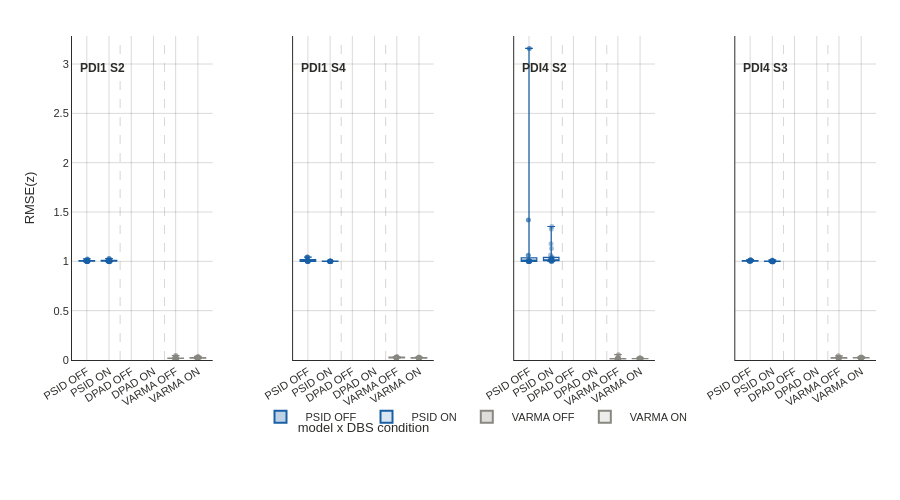

Notebook cell for this chart:
### Markdown cell above
## Fig 17: Session-mean RMSE strip/box plots

Per-participant box plots (trial-level RMSE) by model x DBS condition.
Six columns: PSID OFF/ON, DPAD OFF/ON, VARMA OFF/ON — one panel per session.

### Code cell
from dashboard.thesis.session_strip_rmse import collect_strip_figure_data, StripFigureData

strip_spec = THESIS_STRIP_PANELS[0]
panel_triplets = [(e.panel_label, e.triplet) for e in strip_spec.panels]
strip_data = collect_strip_figure_data(results_root, panel_triplets,
                                        strip_spec.channel_idx, split=strip_spec.split)
rng = np.random.default_rng(strip_spec.jitter_seed)

# --- Build strip/box figure (inlined) ---
data = strip_data
ncols = strip_spec.ncols
theme = strip_spec.theme
jitter = 0.10

n_panels = len(data.panels)
nrows = int(np.ceil(n_panels / max(1, ncols)))
paper_bg, plot_bg = paper_colors(theme)
grid = grid_color(theme)
fg = true_line_color(theme)

fig = make_subplots(rows=nrows, cols=ncols, shared_yaxes=True,
                    horizontal_spacing=0.10, vertical_spacing=0.14)

models = ["PSID", "DPAD", "VARMA"]
model_colors = [COLOR_PSID, COLOR_DPAD, COLOR_VARMA]
# Cell order: 0=PSID-OFF, 1=PSID-ON, 2=DPAD-OFF, 3=DPAD-ON, 4=VARMA-OFF, 5=VARMA-ON
_OFF_CELLS = [0, 2, 4]
_ON_CELLS  = [1, 3, 5]

def _hex_to_rgba(hex_color, alpha):
    h = hex_color.lstrip("#")
    r, g, b = int(h[0:2], 16), int(h[2:4], 16), int(h[4:6], 16)
    return f"rgba({r},{g},{b},{alpha})"

for pi, panel in enumerate(data.panels):
    row = pi // ncols + 1
    col = pi % ncols + 1
    show_leg = pi == 0

    for mi, (model, mc, off_cell, on_cell) in enumerate(
        zip(models, model_colors, _OFF_CELLS, _ON_CELLS)
    ):
        for cond_label, cell_idx, alpha in (("OFF", off_cell, 0.80), ("ON", on_cell, 0.45)):
            vals = panel.trial_rmse[cell_idx]
            if not vals:
                continue
            arr = [v for v in vals if np.isfinite(v)]
            if not arr:
                continue
            xpos = mi * 2 + (0 if cond_label == "OFF" else 1)
            leg_name = f"{model} {cond_label}"
            # Box plot (quartiles)
            fig.add_trace(go.Box(
                y=arr, x=[xpos] * len(arr), name=leg_name,
                marker_color=mc, line=dict(color=mc, width=1.2),
                fillcolor=_hex_to_rgba(mc, alpha * 0.35),
                boxpoints=False, quartilemethod="exclusive",
                showlegend=show_leg, legendgroup=leg_name, width=0.7,
            ), row=row, col=col)
            # Jittered dots overlay
            jt = rng.uniform(-jitter * 0.4, jitter * 0.4, size=len(arr))
            fig.add_trace(go.Scatter(
                x=[xpos + jt[i] for i in range(len(arr))], y=arr, mode="markers",
                marker=dict(size=5, color=_hex_to_rgba(mc, alpha * 0.85), line=dict(width=0)),
                showlegend=False, legendgroup=leg_name,
                hovertemplate=f"{leg_name}<br>%{{y:.3f}}<extra></extra>",
            ), row=row, col=col)

    # Panel label annotation (top-left)
    fig.add_annotation(
        row=row, col=col, xref="x domain", yref="y domain",
        x=0.04, y=0.93, xanchor="left", yanchor="top",
        text=f"<b>{panel.panel_label}</b>", showarrow=False,
        font=dict(size=FONT_SIZE_BASE, family=FONT_FAMILY, color=fg),
    )
    # Vertical separators between model groups
    for xv in (1.5, 3.5):
        fig.add_shape(
            type="line", xref="x", yref="y", x0=xv, x1=xv, y0=0, y1=data.y_max,
            line=dict(color=COLOR_SEPARATOR, width=0.7, dash="dash"),
            opacity=0.5, row=row, col=col,
        )

# X-axis tick labels: model x DBS condition
x_tick_vals = [0, 1, 2, 3, 4, 5]
x_tick_text = ["PSID\nOFF", "PSID\nON", "DPAD\nOFF", "DPAD\nON", "VARMA\nOFF", "VARMA\nON"]
c_title = max(1, (ncols + 1) // 2)

for r in range(1, nrows + 1):
    for c in range(1, ncols + 1):
        idx = (r - 1) * ncols + (c - 1)
        if idx >= n_panels:
            fig.update_xaxes(visible=False, row=r, col=c)
            fig.update_yaxes(visible=False, row=r, col=c)
            continue
        fig.update_yaxes(
            range=[0, data.y_max], showgrid=True, gridcolor=grid,
            showline=True, linecolor=fg, linewidth=1,
            tickfont=dict(size=FONT_SIZE_TICK), row=r, col=c,
        )
        if c == 1:
            fig.update_yaxes(title_text=rmse_axis_label(),
                             title_font=dict(size=FONT_SIZE_LABEL, family=FONT_FAMILY),
                             row=r, col=c)
        if r < nrows:
            fig.update_xaxes(showticklabels=False, row=r, col=c)
        else:
            xt = "model x DBS condition" if c == c_title else ""
            fig.update_xaxes(
                tickmode="array", tickvals=x_tick_vals, ticktext=x_tick_text,
                tickangle=-32, tickfont=dict(size=FONT_SIZE_TICK - 1),
                title_text=xt, title_font=dict(size=FONT_SIZE_LABEL, family=FONT_FAMILY),
                automargin=True, row=r, col=c,
            )

apply_thesis_style(fig, theme, height=max(FIGURE_HEIGHT, 180 * nrows + 120),
                   margin=dict(l=72, r=24, t=36, b=140), hovermode="closest", legend_y=-0.22)
fig.update_layout(boxmode="overlay")
fig.write_image(str(OUT / 'fig_017_strip_plots.png'), width=1200, height=600, scale=2)
fig.show()
print(
    "Fig 17: Per-session box-plus-strip of test-trial behavioural RMSE (z-scored, channel 0). "
    "Each panel is one session; columns are PSID/DPAD/VARMA x DBS OFF/ON. "
    f"Sessions: {', '.join(p.panel_label for p in strip_data.panels)}."
)

### Figure 1 — Plotly figure (JSON) as saved in the notebook; plotly's stock layout.template omitted (floating-point values rounded to 4 significant figures)
{"data": [{"boxpoints": false, "fillcolor": "rgba(24,95,165,0.27999999999999997)", "legendgroup": "PSID OFF", "line": {"color": "#185FA5", "width": 1.2}, "marker": {"color": "#185FA5"}, "name": "PSID OFF", "quartilemethod": "exclusive", "showlegend": true, "type": "box", "width": 0.7, "x": [0, 0, 0, 0, 0, 0, 0, 0, 0, 0, 0, 0, 0, 0, 0, 0, 0, 0, 0, 0], "xaxis": "x", "y": [0.9977, 1.001, 1.015, 1.002, 1.006, 1.001, 1.004, 1.002, 1.006, 1.005, 1.011, 1.002, 1.011, 1.024, 1.001, 1.003, 0.9989, 1.007, 1.004, 1.003], "yaxis": "y"}, {"hovertemplate": "PSID OFF<br>%{y:.3f}<extra></extra>", "legendgroup": "PSID OFF", "marker": {"color": "rgba(24,95,165,0.68)", "line": {"width": 0}, "size": 5}, "mode": "markers", "showlegend": false, "type": "scatter", "x": [0.02192, -0.00489, 0.02869, 0.01579, -0.03247, 0.03805, 0.02089, 0.02289, -0.02975, -0.003969, -0.01034, 0.03414, 0.01151, 0.02582, -0.004527, -0.02182, 0.004367, -0.03489, 0.02621, 0.01053], "xaxis": "x", "y": [0.9977, 1.001, 1.015, 1.002, 1.006, 1.001, 1.004, 1.002, 1.006, 1.005, 1.011, 1.002, 1.011, 1.024, 1.001, 1.003, 0.9989, 1.007, 1.004, 1.003], "yaxis": "y"}, {"boxpoints": false, "fillcolor": "rgba(24,95,165,0.1575)", "legendgroup": "PSID ON", "line": {"color": "#185FA5", "width": 1.2}, "marker": {"color": "#185FA5"}, "name": "PSID ON", "quartilemethod": "exclusive", "showlegend": true, "type": "box", "width": 0.7, "x": [1, 1, 1, 1, 1, 1, 1, 1, 1, 1, 1, 1, 1, 1, 1, 1, 1, 1, 1, 1, 1, 1, 1, 1], "xaxis": "x", "y": [1.004, 1.028, 0.996, 1.011, 0.9957, 1.007, 0.9994, 0.9998, 1.001, 1.006, 1.015, 1.001, 1.004, 1.001, 1.005, 1.002, 1.003, 1.001, 1.001, 1.024, 1.013, 1.0, 1.028, 1.005], "yaxis": "y"}, {"hovertemplate": "PSID ON<br>%{y:.3f}<extra></extra>", "legendgroup": "PSID ON", "marker": {"color": "rgba(24,95,165,0.3825)", "line": {"width": 0}, "size": 5}, "mode": "markers", "showlegend": false, "type": "scatter", "x": [1.021, 0.9884, 1.038, 1.031, 1.022, 0.9756, 0.9973, 0.9635, 0.9723, 1.015, 1.02, 1.037, 0.9861, 0.9896, 0.9976, 0.9752, 0.9704, 0.9981, 0.9782, 1.014, 0.995, 1.027, 1.016, 0.985], "xaxis": "x", "y": [1.004, 1.028, 0.996, 1.011, 0.9957, 1.007, 0.9994, 0.9998, 1.001, 1.006, 1.015, 1.001, 1.004, 1.001, 1.005, 1.002, 1.003, 1.001, 1.001, 1.024, 1.013, 1.0, 1.028, 1.005], "yaxis": "y"}, {"boxpoints": false, "fillcolor": "rgba(136,135,128,0.27999999999999997)", "legendgroup": "VARMA OFF", "line": {"color": "#888780", "width": 1.2}, "marker": {"color": "#888780"}, "name": "VARMA OFF", "quartilemethod": "exclusive", "showlegend": true, "type": "box", "width": 0.7, "x": [4, 4, 4, 4, 4, 4, 4, 4, 4, 4, 4, 4, 4, 4, 4, 4, 4, 4, 4, 4], "xaxis": "x", "y": [0.01526, 0.01755, 0.03252, 0.02091, 0.01437, 0.01914, 0.01994, 0.01855, 0.02088, 0.02021, 0.01486, 0.01552, 0.01918, 0.04486, 0.0166, 0.01762, 0.02016, 0.01697, 0.01618, 0.01978], "yaxis": "y"}, {"hovertemplate": "VARMA OFF<br>%{y:.3f}<extra></extra>", "legendgroup": "VARMA OFF", "marker": {"color": "rgba(136,135,128,0.68)", "line": {"width": 0}, "size": 5}, "mode": "markers", "showlegend": false, "type": "scatter", "x": [4.027, 4.024, 3.991, 3.983, 4.015, 3.971, 3.976, 3.961, 4.023, 4.013, 4.016, 4.022, 3.997, 4.005, 3.971, 3.969, 4.013, 3.998, 4.005, 4.021], "xaxis": "x", "y": [0.01526, 0.01755, 0.03252, 0.02091, 0.01437, 0.01914, 0.01994, 0.01855, 0.02088, 0.02021, 0.01486, 0.01552, 0.01918, 0.04486, 0.0166, 0.01762, 0.02016, 0.01697, 0.01618, 0.01978], "yaxis": "y"}, {"boxpoints": false, "fillcolor": "rgba(136,135,128,0.1575)", "legendgroup": "VARMA ON", "line": {"color": "#888780", "width": 1.2}, "marker": {"color": "#888780"}, "name": "VARMA ON", "quartilemethod": "exclusive", "showlegend": true, "type": "box", "width": 0.7, "x": [5, 5, 5, 5, 5, 5, 5, 5, 5, 5, 5, 5, 5, 5, 5, 5, 5, 5, 5, 5, 5, 5, 5, 5], "xaxis": "x", "y": [0.01617, 0.01914, 0.03057, 0.02597, 0.02465, 0.02813, 0.02217, 0.02249, 0.01967, 0.01452, 0.01781, 0.01479, 0.03091, 0.02235, 0.03761, 0.0328, 0.02337, 0.02263, 0.0246, 0.02108, 0.02251, 0.0176, 0.02312, 0.0186], "yaxis": "y"}, {"hovertemplate": "VARMA ON<br>%{y:.3f}<extra></extra>", "legendgroup": "VARMA ON", "marker": {"color": "rgba(136,135,128,0.3825)", "line": {"width": 0}, "size": 5}, "mode": "markers", "showlegend": false, "type": "scatter", "x": [5.011, 5.004, 5.005, 4.984, 4.962, 4.995, 4.977, 4.993, 5.028, 4.979, 4.965, 4.983, 4.983, 5.013, 5.005, 5.023, 5.013, 4.993, 5.025, 4.973, 4.962, 4.967, 5.018, 4.997], "xaxis": "x", "y": [0.01617, 0.01914, 0.03057, 0.02597, 0.02465, 0.02813, 0.02217, 0.02249, 0.01967, 0.01452, 0.01781, 0.01479, 0.03091, 0.02235, 0.03761, 0.0328, 0.02337, 0.02263, 0.0246, 0.02108, 0.02251, 0.0176, 0.02312, 0.0186], "yaxis": "y"}, {"boxpoints": false, "fillcolor": "rgba(24,95,165,0.27999999999999997)", "legendgroup": "PSID OFF", "line": {"color": "#185FA5", "width": 1.2}, "marker": {"color": "#185FA5"}, "name": "PSID OFF", "quartilemethod": "exclusive", "showlegend": false, "type": "box", "width": 0.7, "x": [0, 0, 0, 0, 0, 0, 0, 0, 0, 0, 0], "xaxis": "x2", "y": [1.0, 1.009, 1.018, 1.001, 1.043, 1.0, 1.003, 1.0, 1.002, 1.043, 1.003], "yaxis": "y2"}, {"hovertemplate": "PSID OFF<br>%{y:.3f}<extra></extra>", "legendgroup": "PSID OFF", "marker": {"color": "rgba(24,95,165,0.68)", "line": {"width": 0}, "size": 5}, "mode": "markers", "showlegend": false, "type": "scatter", "x": [-0.0271, 8.358e-05, -0.02782, 0.01571, -0.004307, -0.009518, -0.01588, 0.01042, -0.01105, -0.03299, -0.03056], "xaxis": "x2", "y": [1.0, 1.009, 1.018, 1.001, 1.043, 1.0, 1.003, 1.0, 1.002, 1.043, 1.003], "yaxis": "y2"}, {"boxpoints": false, "fillcolor": "rgba(24,95,165,0.1575)", "legendgroup": "PSID ON", "line": {"color": "#185FA5", "width": 1.2}, "marker": {"color": "#185FA5"}, "name": "PSID ON", "quartilemethod": "exclusive", "showlegend": false, "type": "box", "width": 0.7, "x": [1, 1, 1, 1, 1, 1, 1, 1, 1, 1, 1, 1, 1, 1, 1, 1, 1, 1, 1, 1, 1], "xaxis": "x2", "y": [1.001, 1.001, 1.001, 1.001, 1.001, 1.002, 1.001, 1.001, 1.0, 1.001, 1.001, 1.001, 1.001, 1.002, 1.0, 1.001, 1.001, 1.0, 1.0, 1.001, 1.001], "yaxis": "y2"}, {"hovertemplate": "PSID ON<br>%{y:.3f}<extra></extra>", "legendgroup": "PSID ON", "marker": {"color": "rgba(24,95,165,0.3825)", "line": {"width": 0}, "size": 5}, "mode": "markers", "showlegend": false, "type": "scatter", "x": [1.037, 1.033, 1.016, 0.9813, 1.038, 1.022, 1.017, 0.9959, 0.9818, 0.9677, 1.032, 0.9965, 0.9762, 0.9845, 1.006, 0.9741, 1.029, 1.021, 1.018, 0.9946, 1.01], "xaxis": "x2", "y": [1.001, 1.001, 1.001, 1.001, 1.001, 1.002, 1.001, 1.001, 1.0, 1.001, 1.001, 1.001, 1.001, 1.002, 1.0, 1.001, 1.001, 1.0, 1.0, 1.001, 1.001], "yaxis": "y2"}, {"boxpoints": false, "fillcolor": "rgba(136,135,128,0.27999999999999997)", "legendgroup": "VARMA OFF", "line": {"color": "#888780", "width": 1.2}, "marker": {"color": "#888780"}, "name": "VARMA OFF", "quartilemethod": "exclusive", "showlegend": false, "type": "box", "width": 0.7, "x": [4, 4, 4, 4, 4, 4, 4, 4, 4, 4, 4], "xaxis": "x2", "y": [0.03441, 0.02413, 0.02821, 0.01894, 0.02415, 0.02889, 0.01964, 0.02166, 0.0211, 0.02556, 0.0205], "yaxis": "y2"}, {"hovertemplate": "VARMA OFF<br>%{y:.3f}<extra></extra>", "legendgroup": "VARMA OFF", "marker": {"color": "rgba(136,135,128,0.68)", "line": {"width": 0}, "size": 5}, "mode": "markers", "showlegend": false, "type": "scatter", "x": [4.007, 4.012, 3.967, 3.993, 3.963, 4.0, 3.986, 3.972, 3.968, 4.007, 3.974], "xaxis": "x2", "y": [0.03441, 0.02413, 0.02821, 0.01894, 0.02415, 0.02889, 0.01964, 0.02166, 0.0211, 0.02556, 0.0205], "yaxis": "y2"}, {"boxpoints": false, "fillcolor": "rgba(136,135,128,0.1575)", "legendgroup": "VARMA ON", "line": {"color": "#888780", "width": 1.2}, "marker": {"color": "#888780"}, "name": "VARMA ON", "quartilemethod": "exclusive", "showlegend": false, "type": "box", "width": 0.7, "x": [5, 5, 5, 5, 5, 5, 5, 5, 5, 5, 5, 5, 5, 5, 5, 5, 5, 5, 5, 5, 5], "xaxis": "x2", "y": [0.0193, 0.02286, 0.02992, 0.02361, 0.0207, 0.01974, 0.01879, 0.02424, 0.0208, 0.01937, 0.02298, 0.01944, 0.02154, 0.01889, 0.02001, 0.01951, 0.02716, 0.01922, 0.023, 0.01993, 0.0275], "yaxis": "y2"}, {"hovertemplate": "VARMA ON<br>%{y:.3f}<extra></extra>", "legendgroup": "VARMA ON", "marker": {"color": "rgba(136,135,128,0.3825)", "line": {"width": 0}, "size": 5}, "mode": "markers", "showlegend": false, "type": "scatter", "x": [5.034, 5.006, 4.988, 5.007, 4.962, 5.037, 4.999, 5.023, 4.967, 4.999, 4.999, 5.035, 5.006, 4.998, 4.981, 4.987, 5.002, 4.995, 4.962, 5.026, 5.032], "xaxis": "x2", "y": [0.0193, 0.02286, 0.02992, 0.02361, 0.0207, 0.01974, 0.01879, 0.02424, 0.0208, 0.01937, 0.02298, 0.01944, 0.02154, 0.01889, 0.02001, 0.01951, 0.02716, 0.01922, 0.023, 0.01993, 0.0275], "yaxis": "y2"}, {"boxpoints": false, "fillcolor": "rgba(24,95,165,0.27999999999999997)", "legendgroup": "PSID OFF", "line": {"color": "#185FA5", "width": 1.2}, "marker": {"color": "#185FA5"}, "name": "PSID OFF", "quartilemethod": "exclusive", "showlegend": false, "type": "box", "width": 0.7, "x": [0, 0, 0, 0, 0, 0, 0, 0, 0, 0, 0, 0], "xaxis": "x3", "y": [1.419, 1.001, 1.011, 0.9986, 0.999, 3.158, 1.002, 1.005, 1.062, 1.003, 1.001, 1.0], "yaxis": "y3"}, {"hovertemplate": "PSID OFF<br>%{y:.3f}<extra></extra>", "legendgroup": "PSID OFF", "marker": {"color": "rgba(24,95,165,0.68)", "line": {"width": 0}, "size": 5}, "mode": "markers", "showlegend": false, "type": "scatter", "x": [-0.02878, 0.004323, -0.03131, 0.01378, -0.0175, 0.01275, 0.01816, 0.02149, -0.03138, 0.03328, -0.02158, -0.03701], "xaxis": "x3", "y": [1.419, 1.001, 1.011, 0.9986, 0.999, 3.158, 1.002, 1.005, 1.062, 1.003, 1.001, 1.0], "yaxis": "y3"}, {"boxpoints": false, "fillcolor": "rgba(24,95,165,0.1575)", "legendgroup": "PSID ON", "line": {"color": "#185FA5", "width": 1.2}, "marker": {"color": "#185FA5"}, "name": "PSID ON", "quartilemethod": "exclusive", "showlegend": false, "type": "box", "width": 0.7, "x": [1, 1, 1, 1, 1, 1, 1, 1, 1, 1, 1, 1, 1, 1, 1, 1, 1, 1, 1, 1, 1, 1, 1, 1], "xaxis": "x3", "y": [1.006, 1.177, 1.015, 1.034, 1.018, 1.026, 1.003, 1.328, 1.016, 1.0, 1.014, 1.015, 1.011, 1.035, 1.002, 1.006, 1.353, 1.044, 0.9997, 1.009, 1.006, 1.129, 1.023, 1.065], "yaxis": "y3"}, {"hovertemplate": "PSID ON<br>%{y:.3f}<extra></extra>", "legendgroup": "PSID ON", "marker": {"color": "rgba(24,95,165,0.3825)", "line": {"width": 0}, "size": 5}, "mode": "markers", "showlegend": false, "type": "scatter", "x": [1.004, 0.9897, 1.026, 1.025, 0.9854, 1.036, 0.9833, 1.001, 0.9805, 1.035, 0.9732, 0.9636, 0.9948, 1.039, 1.031, 1.02, 1.031, 1.031, 1.002, 0.9853, 1.022, 1.013, 0.9899, 0.9676], "xaxis": "x3", "y": [1.006, 1.177, 1.015, 1.034, 1.018, 1.026, 1.003, 1.328, 1.016, 1.0, 1.014, 1.015, 1.011, 1.035, 1.002, 1.006, 1.353, 1.044, 0.9997, 1.009, 1.006, 1.129, 1.023, 1.065], "yaxis": "y3"}, {"boxpoints": false, "fillcolor": "rgba(136,135,128,0.27999999999999997)", "legendgroup": "VARMA OFF", "line": {"color": "#888780", "width": 1.2}, "marker": {"color": "#888780"}, "name": "VARMA OFF", "quartilemethod": "exclusive", "showlegend": false, "type": "box", "width": 0.7, "x": [4, 4, 4, 4, 4, 4, 4, 4, 4, 4, 4, 4], "xaxis": "x3", "y": [0.02241, 0.01195, 0.01358, 0.01127, 0.01486, 0.05401, 0.01403, 0.01128, 0.01513, 0.01157, 0.01254, 0.01249], "yaxis": "y3"}, {"hovertemplate": "VARMA OFF<br>%{y:.3f}<extra></extra>", "legendgroup": "VARMA OFF", "marker": {"color": "rgba(136,135,128,0.68)", "line": {"width": 0}, "size": 5}, "mode": "markers", "showlegend": false, "type": "scatter", "x": [4.02, 3.981, 4.035, 3.979, 3.97, 4.026, 3.972, 3.974, 4.008, 4.03, 3.976, 3.985], "xaxis": "x3", "y": [0.02241, 0.01195, 0.01358, 0.01127, 0.01486, 0.05401, 0.01403, 0.01128, 0.01513, 0.01157, 0.01254, 0.01249], "yaxis": "y3"}, {"boxpoints": false, "fillcolor": "rgba(136,135,128,0.1575)", "legendgroup": "VARMA ON", "line": {"color": "#888780", "width": 1.2}, "marker": {"color": "#888780"}, "name": "VARMA ON", "quartilemethod": "exclusive", "showlegend": false, "type": "box", "width": 0.7, "x": [5, 5, 5, 5, 5, 5, 5, 5, 5, 5, 5, 5, 5, 5, 5, 5, 5, 5, 5, 5, 5, 5, 5, 5], "xaxis": "x3", "y": [0.01264, 0.01522, 0.01323, 0.01801, 0.01198, 0.01495, 0.01407, 0.02026, 0.01244, 0.01272, 0.01322, 0.01352, 0.0136, 0.014, 0.01169, 0.0142, 0.02183, 0.01699, 0.01214, 0.01467, 0.01325, 0.0144, 0.02241, 0.01268], "yaxis": "y3"}, {"hovertemplate": "VARMA ON<br>%{y:.3f}<extra></extra>", "legendgroup": "VARMA ON", "marker": {"color": "rgba(136,135,128,0.3825)", "line": {"width": 0}, "size": 5}, "mode": "markers", "showlegend": false, "type": "scatter", "x": [5.022, 5.038, 5.0, 4.972, 4.961, 4.978, 4.971, 5.014, 4.97, 5.001, 5.016, 5.006, 4.976, 5.024, 5.017, 5.019, 4.97, 4.97, 5.034, 4.992, 4.984, 4.999, 5.013, 5.036], "xaxis": "x3", "y": [0.01264, 0.01522, 0.01323, 0.01801, 0.01198, 0.01495, 0.01407, 0.02026, 0.01244, 0.01272, 0.01322, 0.01352, 0.0136, 0.014, 0.01169, 0.0142, 0.02183, 0.01699, 0.01214, 0.01467, 0.01325, 0.0144, 0.02241, 0.01268], "yaxis": "y3"}, {"boxpoints": false, "fillcolor": "rgba(24,95,165,0.27999999999999997)", "legendgroup": "PSID OFF", "line": {"color": "#185FA5", "width": 1.2}, "marker": {"color": "#185FA5"}, "name": "PSID OFF", "quartilemethod": "exclusive", "showlegend": false, "type": "box", "width": 0.7, "x": [0, 0, 0, 0, 0, 0, 0, 0, 0, 0, 0], "xaxis": "x4", "y": [1.002, 1.003, 1.005, 1.001, 1.017, 1.006, 1.001, 1.002, 1.014, 1.006, 1.008], "yaxis": "y4"}, {"hovertemplate": "PSID OFF<br>%{y:.3f}<extra></extra>", "legendgroup": "PSID OFF", "marker": {"color": "rgba(24,95,165,0.68)", "line": {"width": 0}, "size": 5}, "mode": "markers", "showlegend": false, "type": "scatter", "x": [-0.01708, 0.03398, -0.03801, 0.004416, 0.01072, -0.03153, -0.02877, -0.006471, 0.0373, 0.007683, 0.03464], "xaxis": "x4", "y": [1.002, 1.003, 1.005, 1.001, 1.017, 1.006, 1.001, 1.002, 1.014, 1.006, 1.008], "yaxis": "y4"}, {"boxpoints": false, "fillcolor": "rgba(24,95,165,0.1575)", "legendgroup": "PSID ON", "line": {"color": "#185FA5", "width": 1.2}, "marker": {"color": "#185FA5"}, "name": "PSID ON", "quartilemethod": "exclusive", "showlegend": false, "type": "box", "width": 0.7, "x": [1, 1, 1, 1, 1, 1, 1, 1, 1, 1, 1, 1, 1, 1, 1, 1, 1, 1, 1, 1, 1, 1, 1, 1, 1], "xaxis": "x4", "y": [0.9966, 1.002, 1.0, 1.003, 0.9982, 1.0, 1.008, 0.9963, 1.008, 1.006, 0.9956, 0.9985, 1.002, 0.9971, 1.005, 1.003, 0.9983, 1.015, 0.9989, 1.002, 1.002, 0.9945, 1.003, 1.002, 1.002], "yaxis": "y4"}, {"hovertemplate": "PSID ON<br>%{y:.3f}<extra></extra>", "legendgroup": "PSID ON", "marker": {"color": "rgba(24,95,165,0.3825)", "line": {"width": 0}, "size": 5}, "mode": "markers", "showlegend": false, "type": "scatter", "x": [1.024, 0.9974, 1.023, 0.9614, 0.9687, 1.026, 1.024, 0.9786, 1.002, 1.008, 1.029, 1.008, 0.993, 0.9899, 0.9941, 1.012, 1.029, 0.9963, 0.9798, 0.9789, 1.02, 1.025, 0.9684, 0.9653, 1.008], "xaxis": "x4", "y": [0.9966, 1.002, 1.0, 1.003, 0.9982, 1.0, 1.008, 0.9963, 1.008, 1.006, 0.9956, 0.9985, 1.002, 0.9971, 1.005, 1.003, 0.9983, 1.015, 0.9989, 1.002, 1.002, 0.9945, 1.003, 1.002, 1.002], "yaxis": "y4"}, {"boxpoints": false, "fillcolor": "rgba(136,135,128,0.27999999999999997)", "legendgroup": "VARMA OFF", "line": {"color": "#888780", "width": 1.2}, "marker": {"color": "#888780"}, "name": "VARMA OFF", "quartilemethod": "exclusive", "showlegend": false, "type": "box", "width": 0.7, "x": [4, 4, 4, 4, 4, 4, 4, 4, 4, 4, 4], "xaxis": "x4", "y": [0.02045, 0.02072, 0.01786, 0.02432, 0.02584, 0.0189, 0.02092, 0.04185, 0.01997, 0.01924, 0.02142], "yaxis": "y4"}, {"hovertemplate": "VARMA OFF<br>%{y:.3f}<extra></extra>", "legendgroup": "VARMA OFF", "marker": {"color": "rgba(136,135,128,0.68)", "line": {"width": 0}, "size": 5}, "mode": "markers", "showlegend": false, "type": "scatter", "x": [3.972, 4.026, 3.985, 3.972, 4.034, 3.973, 3.983, 3.972, 3.969, 3.962, 3.964], "xaxis": "x4", "y": [0.02045, 0.02072, 0.01786, 0.02432, 0.02584, 0.0189, 0.02092, 0.04185, 0.01997, 0.01924, 0.02142], "yaxis": "y4"}, {"boxpoints": false, "fillcolor": "rgba(136,135,128,0.1575)", "legendgroup": "VARMA ON", "line": {"color": "#888780", "width": 1.2}, "marker": {"color": "#888780"}, "name": "VARMA ON", "quartilemethod": "exclusive", "showlegend": false, "type": "box", "width": 0.7, "x": [5, 5, 5, 5, 5, 5, 5, 5, 5, 5, 5, 5, 5, 5, 5, 5, 5, 5, 5, 5, 5, 5, 5, 5, 5], "xaxis": "x4", "y": [0.02619, 0.02427, 0.0243, 0.02109, 0.03229, 0.01988, 0.02543, 0.02324, 0.02791, 0.02329, 0.02137, 0.02252, 0.02251, 0.02044, 0.02362, 0.01589, 0.02033, 0.02617, 0.01925, 0.02084, 0.01747, 0.02834, 0.02163, 0.01902, 0.0246], "yaxis": "y4"}, {"hovertemplate": "VARMA ON<br>%{y:.3f}<extra></extra>", "legendgroup": "VARMA ON", "marker": {"color": "rgba(136,135,128,0.3825)", "line": {"width": 0}, "size": 5}, "mode": "markers", "showlegend": false, "type": "scatter", "x": [4.974, 4.964, 5.007, 5.014, 4.991, 4.985, 5.0, 5.03, 5.028, 4.963, 4.975, 4.979, 4.98, 5.006, 4.993, 4.964, 4.99, 5.002, 4.968, 5.027, 4.964, 5.034, 4.968, 5.027, 5.032], "xaxis": "x4", "y": [0.02619, 0.02427, 0.0243, 0.02109, 0.03229, 0.01988, 0.02543, 0.02324, 0.02791, 0.02329, 0.02137, 0.02252, 0.02251, 0.02044, 0.02362, 0.01589, 0.02033, 0.02617, 0.01925, 0.02084, 0.01747, 0.02834, 0.02163, 0.01902, 0.0246], "yaxis": "y4"}], "layout": {"annotations": [{"font": {"color": "#2C2C2A", "family": "Arial, Helvetica, sans-serif", "size": 12}, "showarrow": false, "text": "<b>PDI1 S2</b>", "x": 0.04, "xanchor": "left", "xref": "x domain", "y": 0.93, "yanchor": "top", "yref": "y domain"}, {"font": {"color": "#2C2C2A", "family": "Arial, Helvetica, sans-serif", "size": 12}, "showarrow": false, "text": "<b>PDI1 S4</b>", "x": 0.04, "xanchor": "left", "xref": "x2 domain", "y": 0.93, "yanchor": "top", "yref": "y2 domain"}, {"font": {"color": "#2C2C2A", "family": "Arial, Helvetica, sans-serif", "size": 12}, "showarrow": false, "text": "<b>PDI4 S2</b>", "x": 0.04, "xanchor": "left", "xref": "x3 domain", "y": 0.93, "yanchor": "top", "yref": "y3 domain"}, {"font": {"color": "#2C2C2A", "family": "Arial, Helvetica, sans-serif", "size": 12}, "showarrow": false, "text": "<b>PDI4 S3</b>", "x": 0.04, "xanchor": "left", "xref": "x4 domain", "y": 0.93, "yanchor": "top", "yref": "y4 domain"}], "boxmode": "overlay", "font": {"color": "#2C2C2A", "family": "Arial, Helvetica, sans-serif", "size": 12}, "height": 500, "hovermode": "closest", "legend": {"bgcolor": "rgba(0,0,0,0)", "font": {"size": 11}, "itemsizing": "constant", "itemwidth": 40, "orientation": "h", "tracegroupgap": 8, "x": 0.5, "xanchor": "center", "y": -0.22, "yanchor": "bottom"}, "margin": {"b": 140, "l": 72, "r": 24, "t": 36}, "paper_bgcolor": "#FFFFFF", "plot_bgcolor": "#FFFFFF", "shapes": [{"line": {"color": "#888780", "dash": "dash", "width": 0.7}, "opacity": 0.5, "type": "line", "x0": 1.5, "x1": 1.5, "xref": "x", "y0": 0, "y1": 3.284, "yref": "y"}, {"line": {"color": "#888780", "dash": "dash", "width": 0.7}, "opacity": 0.5, "type": "line", "x0": 3.5, "x1": 3.5, "xref": "x", "y0": 0, "y1": 3.284, "yref": "y"}, {"line": {"color": "#888780", "dash": "dash", "width": 0.7}, "opacity": 0.5, "type": "line", "x0": 1.5, "x1": 1.5, "xref": "x2", "y0": 0, "y1": 3.284, "yref": "y2"}, {"line": {"color": "#888780", "dash": "dash", "width": 0.7}, "opacity": 0.5, "type": "line", "x0": 3.5, "x1": 3.5, "xref": "x2", "y0": 0, "y1": 3.284, "yref": "y2"}, {"line": {"color": "#888780", "dash": "dash", "width": 0.7}, "opacity": 0.5, "type": "line", "x0": 1.5, "x1": 1.5, "xref": "x3", "y0": 0, "y1": 3.284, "yref": "y3"}, {"line": {"color": "#888780", "dash": "dash", "width": 0.7}, "opacity": 0.5, "type": "line", "x0": 3.5, "x1": 3.5, "xref": "x3", "y0": 0, "y1": 3.284, "yref": "y3"}, {"line": {"color": "#888780", "dash": "dash", "width": 0.7}, "opacity": 0.5, "type": "line", "x0": 1.5, "x1": 1.5, "xref": "x4", "y0": 0, "y1": 3.284, "yref": "y4"}, {"line": {"color": "#888780", "dash": "dash", "width": 0.7}, "opacity": 0.5, "type": "line", "x0": 3.5, "x1": 3.5, "xref": "x4", "y0": 0, "y1": 3.284, "yref": "y4"}], "showlegend": true, "xaxis": {"anchor": "y", "automargin": true, "domain": [0, 0.175], "gridcolor": "rgba(0,0,0,0.15)", "linecolor": "#2C2C2A", "linewidth": 1, "mirror": false, "showgrid": true, "showline": true, "tickangle": -32, "tickfont": {"size": 11}, "tickmode": "array", "ticktext": ["PSID\nOFF", "PSID\nON", "DPAD\nOFF", "DPAD\nON", "VARMA\nOFF", "VARMA\nON"], "tickvals": [0, 1, 2, 3, 4, 5], "title": {"font": {"family": "Arial, Helvetica, sans-serif", "size": 13}, "text": ""}}, "xaxis2": {"anchor": "y2", "automargin": true, "domain": [0.275, 0.45], "gridcolor": "rgba(0,0,0,0.15)", "linecolor": "#2C2C2A", "linewidth": 1, "mirror": false, "showgrid": true, "showline": true, "tickangle": -32, "tickfont": {"size": 11}, "tickmode": "array", "ticktext": ["PSID\nOFF", "PSID\nON", "DPAD\nOFF", "DPAD\nON", "VARMA\nOFF", "VARMA\nON"], "tickvals": [0, 1, 2, 3, 4, 5], "title": {"font": {"family": "Arial, Helvetica, sans-serif", "size": 13}, "text": "model x DBS condition"}}, "xaxis3": {"anchor": "y3", "automargin": true, "domain": [0.55, 0.725], "gridcolor": "rgba(0,0,0,0.15)", "linecolor": "#2C2C2A", "linewidth": 1, "mirror": false, "showgrid": true, "showline": true, "tickangle": -32, "tickfont": {"size": 11}, "tickmode": "array", "ticktext": ["PSID\nOFF", "PSID\nON", "DPAD\nOFF", "DPAD\nON", "VARMA\nOFF", "VARMA\nON"], "tickvals": [0, 1, 2, 3, 4, 5], "title": {"font": {"family": "Arial, Helvetica, sans-serif", "size": 13}, "text": ""}}, "xaxis4": {"anchor": "y4", "automargin": true, "domain": [0.825, 1], "gridcolor": "rgba(0,0,0,0.15)", "linecolor": "#2C2C2A", "linewidth": 1, "mirror": false, "showgrid": true, "showline": true, "tickangle": -32, "tickfont": {"size": 11}, "tickmode": "array", "ticktext": ["PSID\nOFF", "PSID\nON", "DPAD\nOFF", "DPAD\nON", "VARMA\nOFF", "VARMA\nON"], "tickvals": [0, 1, 2, 3, 4, 5], "title": {"font": {"family": "Arial, Helvetica, sans-serif", "size": 13}, "text": ""}}, "yaxis": {"anchor": "x", "domain": [0, 1], "gridcolor": "rgba(0,0,0,0.15)", "linecolor": "#2C2C2A", "linewidth": 1, "mirror": false, "range": [0, 3.284], "showgrid": true, "showline": true, "tickfont": {"size": 11}, "title": {"font": {"family": "Arial, Helvetica, sans-serif", "size": 13}, "text": "RMSE(z)"}}, "yaxis2": {"anchor": "x2", "domain": [0, 1], "gridcolor": "rgba(0,0,0,0.15)", "linecolor": "#2C2C2A", "linewidth": 1, "matches": "y", "mirror": false, "range": [0, 3.284], "showgrid": true, "showline": true, "showticklabels": false, "tickfont": {"size": 11}}, "yaxis3": {"anchor": "x3", "domain": [0, 1], "gridcolor": "rgba(0,0,0,0.15)", "linecolor": "#2C2C2A", "linewidth": 1, "matches": "y", "mirror": false, "range": [0, 3.284], "showgrid": true, "showline": true, "showticklabels": false, "tickfont": {"size": 11}}, "yaxis4": {"anchor": "x4", "domain": [0, 1], "gridcolor": "rgba(0,0,0,0.15)", "linecolor": "#2C2C2A", "linewidth": 1, "matches": "y", "mirror": false, "range": [0, 3.284], "showgrid": true, "showline": true, "showticklabels": false, "tickfont": {"size": 11}}}}
